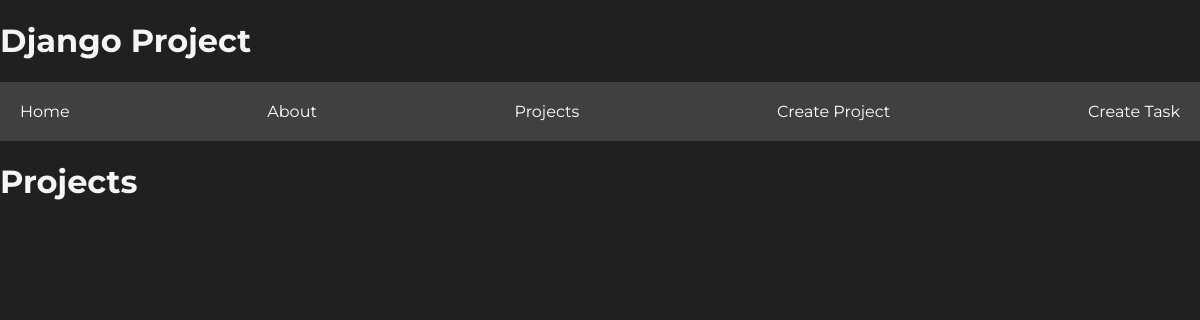
The page /projects/ on the database as committed earlier.
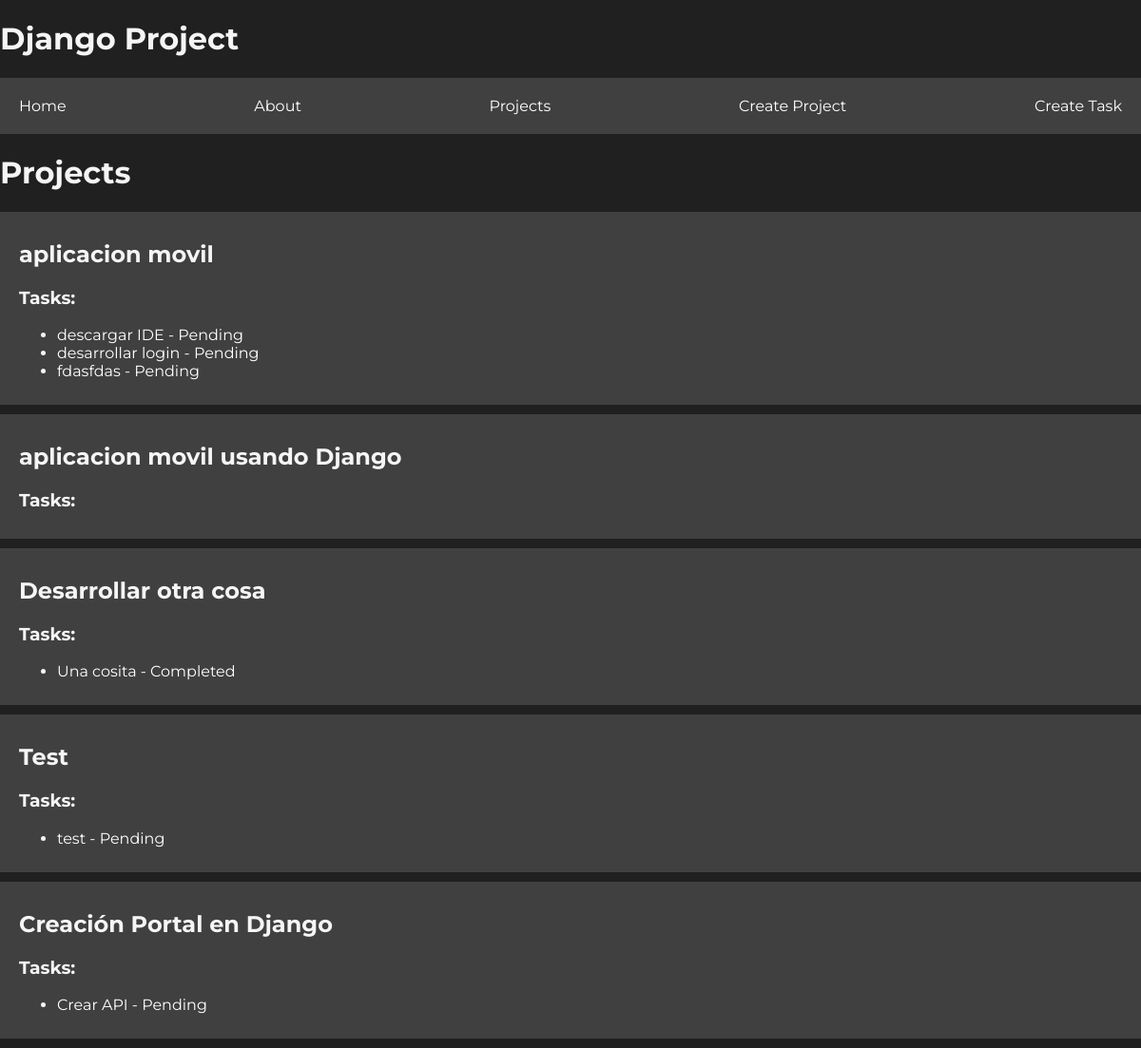
The same page on the database as committed later.
### projectsapp/models.py (models this page shows, shortened)
class Project(models.Model):
    name = models.CharField(max_length=200)

class Task(models.Model):
    title = models.CharField(max_length=200)
    description = models.TextField()
    project = models.ForeignKey(Project, on_delete=models.CASCADE)
    done = models.BooleanField(default=False)

### projectsapp/views.py (the view)
# urls.py: path('projects/', views.projects, name="projects"),
def projects(request):
    p = Project.objects.all()
    t = Task.objects.all()
    return render(request, 'projects/projects.html', {
        'projects': p,
        'tasks' : t
    })

### projectsapp/templates/projects/projects.html
{% extends 'layouts/header.html' %}
{% block content %}
<h1>Projects</h1>
{% for project in projects %}
<div class="dprojects">
    <div>
        <h2>{{project.name}}</h2>
    </div>
    <div class="dtasks">
        <h3>Tasks: </h3>
        <ul>
        {%for task in tasks %}
        {%if task.project_id == project.id%}
        <li><a href="/tasks/{{task.id}}">{{task.title}} - {%if task.done %} Completed {% else %} Pending {% endif %}
        </li></a>
        {% endif %}
        {% endfor %}
        </ul>
    </div>
</div>
{% endfor %}
{% endblock %}

### projectsapp/templates/layouts/header.html
{% extends 'layouts/base.html' %}
{% block header %}
<h1>Django Project</h1>
<nav class="nav-bar">
    <ul>
        <li>
            <a href="{% url 'index' %}">Home</a>
        </li>
        <li>
            <a href="{% url 'about' %}">About</a>
        </li>
        <li>
            <a href="{% url 'projects' %}">Projects</a>
        </li>
        <li>
            <a href="{% url 'create_project' %}">Create Project</a>
        </li>
        <li>
            <a href="{% url 'create_task' %}">Create Task</a>
        </li>
    </ul>
</nav>
{% block content %}
{% endblock %}
{%endblock%}

### projectsapp/templates/layouts/base.html (shortened to what this page needs)
{% load static %}
<!DOCTYPE html>
<html lang="en">
<head>
    <link rel="stylesheet" href="{% static 'styles/main.css' %}">
</head>
<body>
{% block header %}
{%endblock %}
</body>
</html>

### projectsapp/static/styles/main.css (style rules this page uses)
body { font-family: "Montserrat", sans-serif !important; background: #202020; color: whitesmoke; max-width: 1200px; margin: auto; }
.nav-bar { background-color: #404040; }
.nav-bar ul { display: flex; justify-content: space-between; padding: 20px 20px; list-style: none; }
.nav-bar ul li a { text-decoration: none; color: white; }
a { text-decoration: none; color: white; }
.dprojects { background-color: #404040; padding: 10px 20px; display: block; margin: 10px 0px; }

Rows that differ between the two databases and show on the page:
added Project: name "aplicacion movil"
added Task: title "descargar IDE", done "Pending", shown under "aplicacion movil"
added Task: title "desarrollar login", done "Pending", shown under "aplicacion movil"
added Task: title "fdasfdas", done "Pending", shown under "aplicacion movil"
added Project: name "aplicacion movil usando Django"
added Project: name "Desarrollar otra cosa"
added Task: title "Una cosita", done "Completed", shown under "Desarrollar otra cosa"
added Project: name "Test"
added Task: title "test", done "Pending", shown under "Test"
added Project: name "Creación Portal en Django"
added Task: title "Crear API", done "Pending", shown under "Creación Portal en Django"
